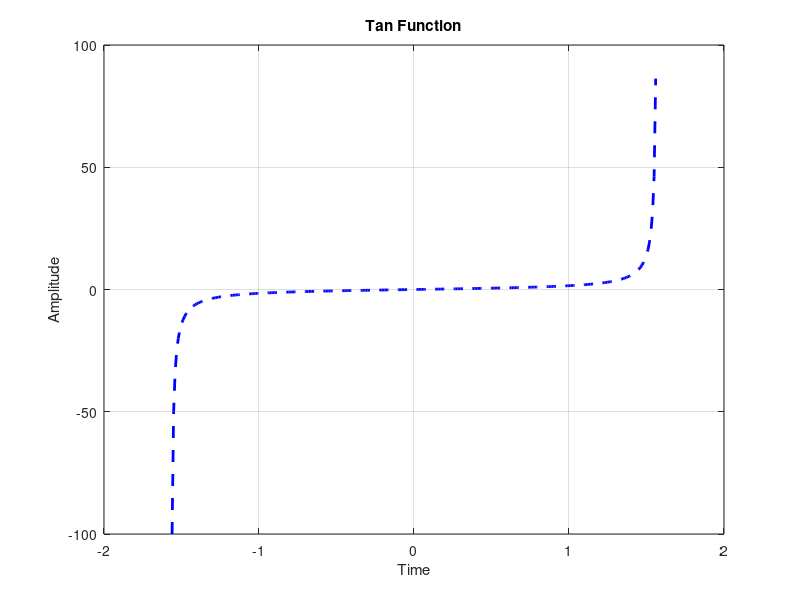

Reproduce this figure in MATLAB.
clc
clear
x =[(-pi/2)+0.01:.01:(pi/2)-0.01];
y=tan(x);
plot(x,y,'--b','linewidth',2)
grid on
xlabel('Time')
ylabel('Amplitude')
title('Tan Function')